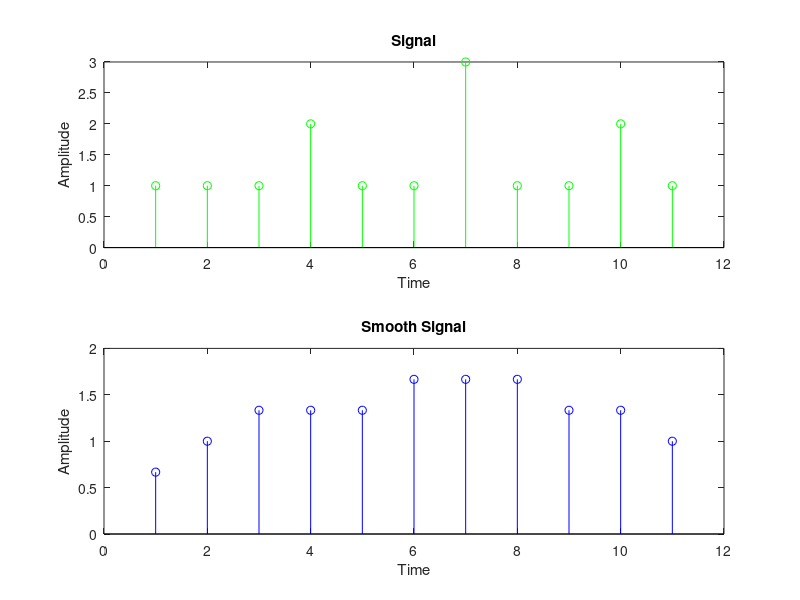

Source code (MATLAB):
clc;
clear all;
clf;

x1=[1,1,1,2,1,1,3,1,1,2,1];
y1=[0 x1 0];
t=1:11;
for i=2:12
  m(i-1)=(y1(i-1)+y1(i)+y1(i+1))/3;
endfor
subplot(2,1,1);
stem(t,x1,'g');
title('Signal');
xlabel('Time');
ylabel('Amplitude');

subplot(2,1,2);
stem(t,m,'b');
title('Smooth Signal');
xlabel('Time');
ylabel('Amplitude');
